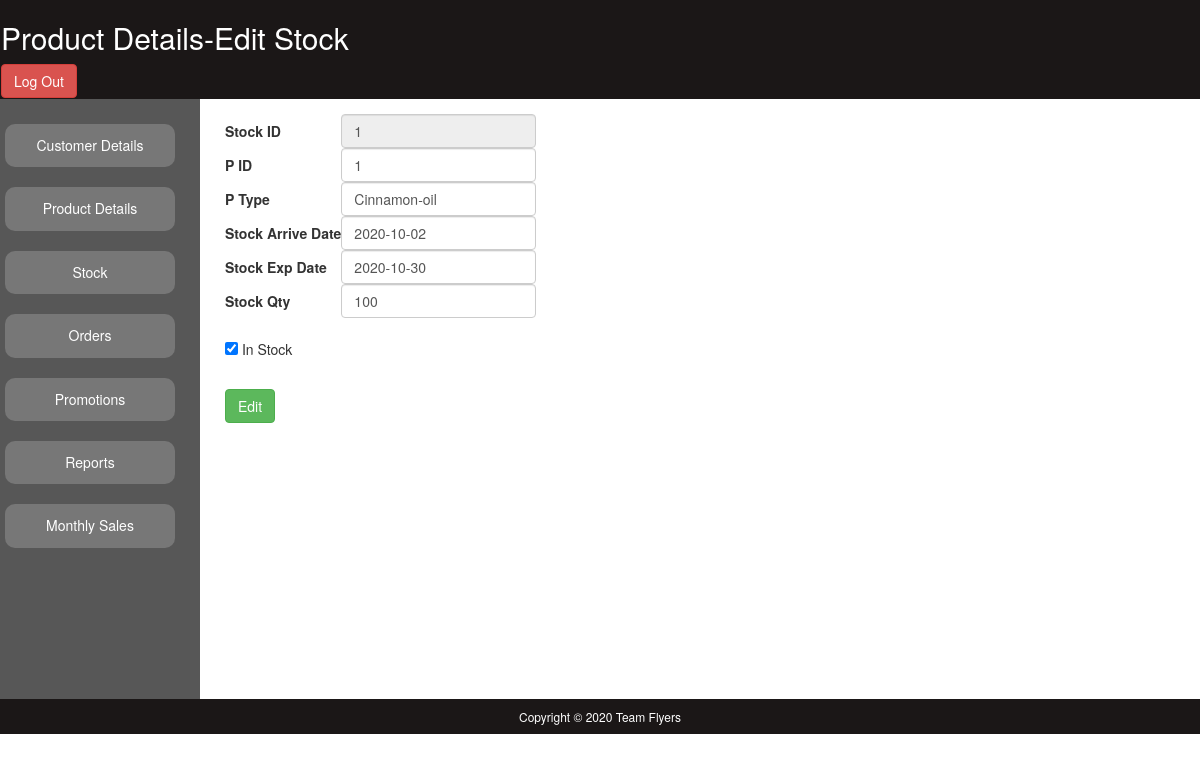
/Website/Admin/Edit_Stock.php?id=1 (signed in), run on the app's committed database.
### tables this page shows
CREATE TABLE IF NOT EXISTS `stock` (
  `Stock_ID` int(11) NOT NULL AUTO_INCREMENT,
  `P_ID` int(11) NOT NULL,
  `P_Type` varchar(100) NOT NULL,
  `P_Status` int(11) NOT NULL,
  `Stock_Qty` int(11) NOT NULL,
  `Stock_Arrive_Date` date NOT NULL,
  `Stock_Exp_Date` date NOT NULL,
  PRIMARY KEY (`Stock_ID`),
  KEY `P_ID` (`P_ID`),
  KEY `P_Type` (`P_Type`),
  KEY `P_Status` (`P_Status`),
  KEY `Stock_Qty` (`Stock_Qty`)
);

### Website/Admin/Edit_Stock.php (the view, shortened to what this page needs)
<!doctype html>
<html>
<head>
<link rel="stylesheet" type="text/css" href="CSS/Style1.css">
<link rel="stylesheet" href="https://maxcdn.bootstrapcdn.com/bootstrap/3.4.1/css/bootstrap.min.css">
</head>
<body>
	<div id="header">
		<h2 style="color:#FFFFFF;"> Product Details-Edit Stock</h2>
		<a href="Admin_Login.php"> <button type="button" class="btn btn-danger"> Log Out </button></a>
	</div>
	<div id="navigation"><br>
    	<a href="Admin_CustomerDetails.php" class="btn badge"><h5>Customer Details</h5></a><br><br>
        <a href="Admin_Product.php" class="btn badge"><h5>Product Details</h5></a><br><br>
        <a href="Admin_Stock.php" class="btn badge"><h5>Stock</h5></a><br><br>
        <a href="Admin_Orders" class="btn badge"><h5>Orders</h5></a><br><br>
        <a href="Admin_Promotions.php" class="btn badge"><h5>Promotions</h5></a><br><br>
        <a href="Admin_reports.php" class="btn badge"><h5>Reports</h5></a><br><br>
		<a href="report.php" class="btn badge"><h5>Monthly Sales</h5></a><br><br>
    </div>
	<div id="Section">
		<form id="form9" name="form9" method="post" action="edit_st.php" enctype="multipart/form-data">
    <?php
	 $con = mysqli_connect("localhost","id15543581_root","rsmkds@123AA","id15543581_e_com_db");
	$sql ="SELECT * FROM `stock` WHERE `stock`.`Stock_ID` = ".$_GET["id"];
	$result = mysqli_query($con,$sql);
	if(mysqli_num_rows($result) >0)
		{
			$row = mysqli_fetch_assoc($result)
	?>
       <table style="margin-left:25px; margin-top:15px;">
        	<tr>
            	<th>Stock ID</th>
                <td><input type="text" name="txt0" id="txt0" class="form-control" value="<?php echo $row['Stock_ID']?>" readonly></td>
            </tr>
            <tr>
                <th>P ID</th>
                <td><input type="text" name="txt1" id="txt1" class="form-control"  value="<?php echo $row['P_ID']?>" ></td>
            </tr>
            <tr>
                <th>P Type</th>
                <td><input type="text" name="txt2" id="txt2" class="form-control" required / value="<?php echo $row['P_Type']?>"required></td>
            </tr>
            <tr>
                <th>Stock Arrive Date</th>
                <td><input type="text" name="txt3" id="txt3" class="form-control" required value="<?php echo $row['Stock_Arrive_Date']?>" required placeholder="YYYY-MM-DD"/></td>
            </tr>
            <tr>
             <th>Stock Exp Date</th>
                <td><input type="text" name="txt4" id="txt4" class="form-control" required value="<?php echo $row['Stock_Exp_Date']?>"  required placeholder="YYYY-MM-DD" /></td>
            </tr>
            <tr>
                <th>Stock Qty</th>
                <td><input type="text" name="txt5" id="txt5" class="form-control" value="<?php echo $row['Stock_Qty']?>" required/></td>
            </tr>
            </table>
            <br>
            <p style="margin-left:25px;"><input type="checkbox" <?php if($row['P_Status'] == 1){  echo "checked='checked'"; }?> name="chkPublish"> In Stock</p>
      <?php
	  }
	  ?>
      <Br>
      <button type="submit" name="btnsubmit"  class="btn btn-success" style="margin-left:25px;" onClick="">Edit  </button>
      </div>
<div id="foot">
    	<h6 style="color:#FFFFFF;">Copyright &copy; 2020 Team Flyers</h6>
    </div>
</body>
</html>

### Website/Admin/CSS/Style1.css (style rules this page uses)
body { margin:0; padding:0; font-family: sans-serif; background-size:cover; }
.badge { width: 170px; }
#header { background-color:#1B1717; padding:1px; }
#Section { float: left; }
#navigation { background-color:#575757; height:600px; width:200px; padding:5px; float:left; }
#foot { clear:both; text-align:center; background-color:#1B1717; padding:1px; }

### data on the page
stock: txt0 "1", txt1 "1", txt2 "Cinnamon-oil", txt3 "2020-10-02", txt4 "2020-10-30", txt5 "100", P_Status "☑"
